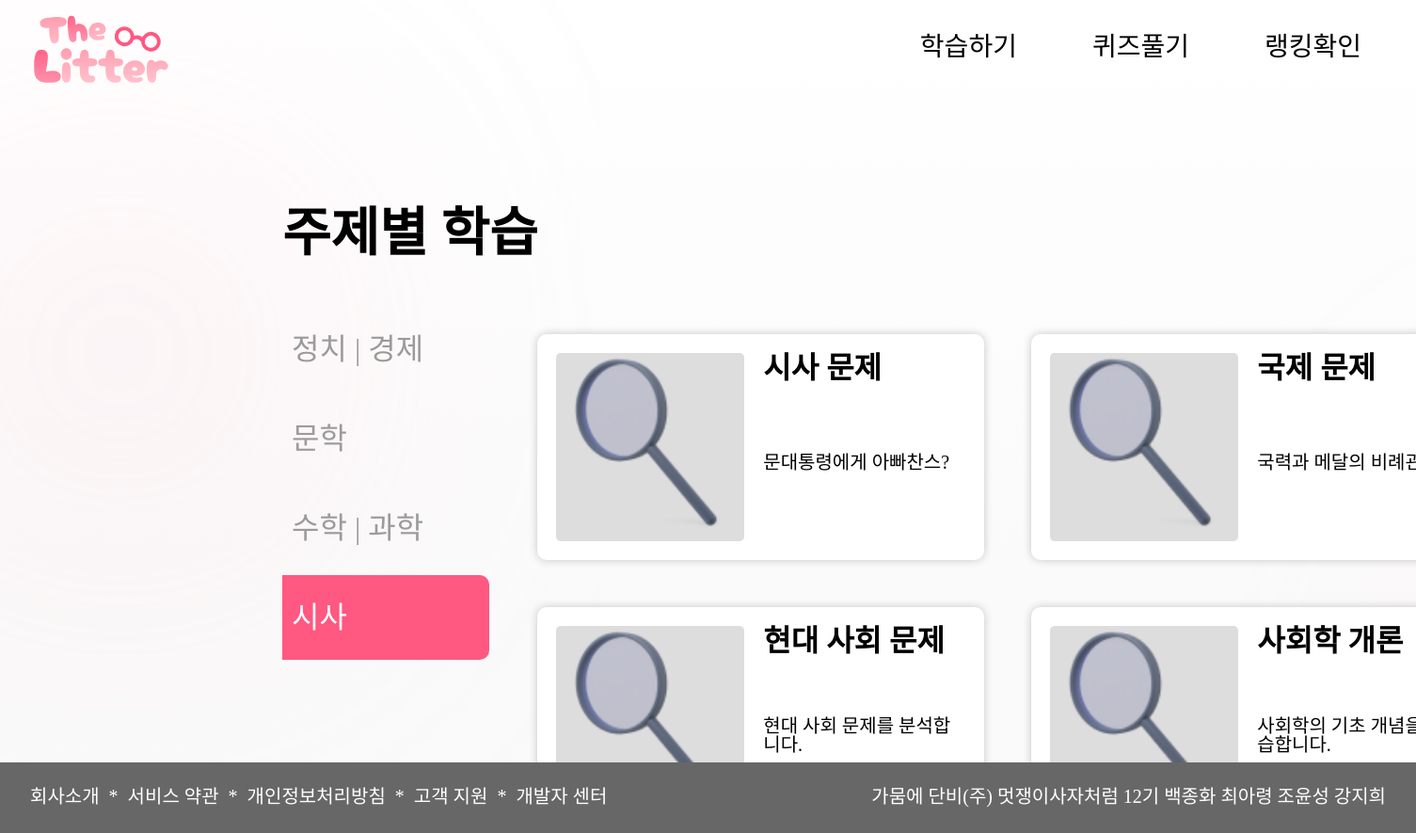
The app's page /subject/시사 with its own data.
### api/models.py (models this page shows)
class Lecture(Base):
    __tablename__ = 'lectures'
    id = Column(Integer, primary_key=True, index=True)
    title = Column(String, index=True)
    difficulty = Column(Integer, index=True)
    topic = Column(String, index=True)
    image = Column(String, index=True)
    description = Column(Text, index=True)

### main.py (the view)
@app.get("/subject/{topic}")
async def get_lectures_by_topic(request: Request, topic: str, db: Session = Depends(get_db)):
    lectures = db.query(Lecture).filter(Lecture.topic == topic).all()
    return templates.TemplateResponse("subjectSelect.html", {"request": request, "lectures": lectures, "current_topic": topic})

### templates/subjectSelect.html (shortened to what this page needs)
<!DOCTYPE html>
<html lang="ko">
  <head>
    <link
      rel="stylesheet"
      href="{{ url_for('static', path='css/subjectSelect.css') }}"
    />
  </head>
  <body>
    {% include "header.html" %}
    <div class="container">
      <div class="sidebar">
        <div class="topic">주제별 학습</div>
        <ul>
          <li>
            <a
              href="/subject/정치%20|%20경제"
              class="{% if current_topic == '정치 | 경제' %}active{% endif %}"
              >정치 | 경제</a
            >
          </li>
          <li>
            <a
              href="/subject/문학"
              class="{% if current_topic == '문학' %}active{% endif %}"
              >문학</a
            >
          </li>
          <li>
            <a
              href="/subject/수학%20|%20과학"
              class="{% if current_topic == '수학 | 과학' %}active{% endif %}"
              >수학 | 과학</a
            >
          </li>
          <li>
            <a
              href="/subject/시사"
              class="{% if current_topic == '시사' %}active{% endif %}"
              >시사</a
            >
          </li>
        </ul>
      </div>
      <div class="main-content">
        <div class="content-cards">
          {% for lecture in lectures %}
          <div class="content-card">
            <img src="/static/{{ lecture.image }}" alt="Lecture Image" />
            <div class="details">
              <div class="title">{{ lecture.title }}</div>
              <div class="description">{{ lecture.description }}</div>
            </div>
          </div>
          {% endfor %}
        </div>
      </div>
    </div>
    {% include "footer.html" %}
  </body>
</html>

### static/css/subjectSelect.css (style rules this page uses)
body { font-family: Arial, sans-serif; margin: 0; padding: 0; background: url("../images/bg2.svg"); }
.container { max-width: 1200px; margin: 0 auto; margin-left: 180px; padding: 120px; padding-top: 200px; }
.sidebar { float: left; width: 20%; margin-top: 20px; }
.sidebar .topic { font-size: 3.5em; font-weight: bold; width: 300px; font-family: "Pretendard-SemiBold"; }
.sidebar ul { margin-top: 50px; list-style: none; padding: 0; }
.sidebar ul li { margin-bottom: 5px; line-height: 500%; }
.sidebar ul li a { font-size: 2em; text-decoration: none; color: #9b9b9b; display: block; padding: 5px 10px; font-family: "Pretendard-SemiBold"; border-radius: 0 10px 10px 0; }
.sidebar ul li a.active { font-size: 2em; color: #ffffff; background-color: #ff5881; font-family: "Pretendard-SemiBold"; width: 200px; height: 80px; }
.main-content { float: right; width: 75%; margin-top: 135px; }
.content-cards { display: grid; grid-template-columns: repeat(2, 1fr); gap: 50px; margin-top: 20px; width: 1000px; height: 250px; }
.content-card { background-color: white; padding: 20px; box-shadow: 0 0 10px #c5c5c5; border-radius: 10px; display: flex; align-items: center; gap: 20px; }
.content-card img { width: 200px; height: 200px; background-color: #ddd; border-radius: 5px; }
.content-card .details { display: flex; flex-direction: column; justify-content: center; height: 200px; }
.content-card .details .title { font-size: 32px; font-weight: bold; color: #000000; font-family: "Pretendard-Bold"; }
.content-card .details .description { color: #000000; font-family: "Pretendard-Medium"; margin-top: auto; font-size: 20px; margin-bottom: auto; }

### static/css/header.css (style rules this page uses)
a { text-decoration: none; }
a:visited, a:link, a:active { color: #000; }

### records on screen
Lecture: image (picture), title "시사 문제", description "문대통령에게 아빠찬스?"
Lecture: image (picture), title "국제 문제", description "국력과 메달의…"
Lecture: image (picture), title "현대 사회 문제", description "현대 사회 문제를 분석합니다."
Lecture: image (picture), title "사회학 개론", description "사회학의 기초…"
